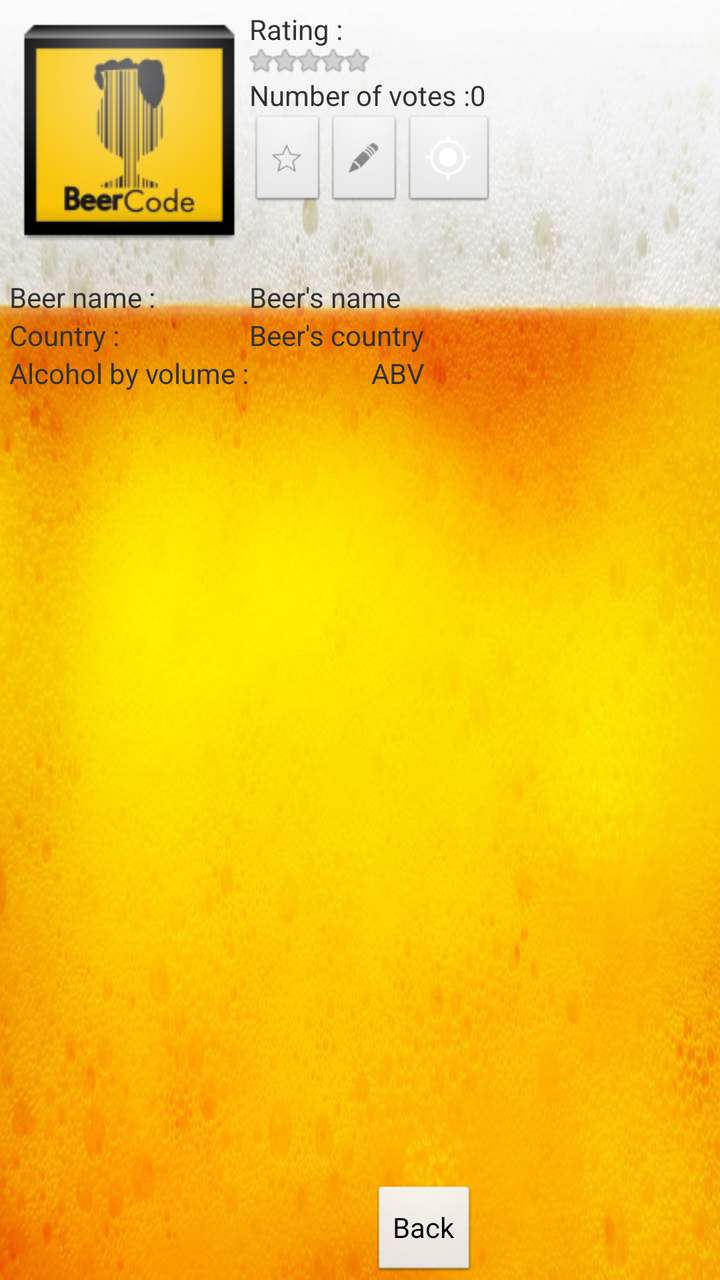
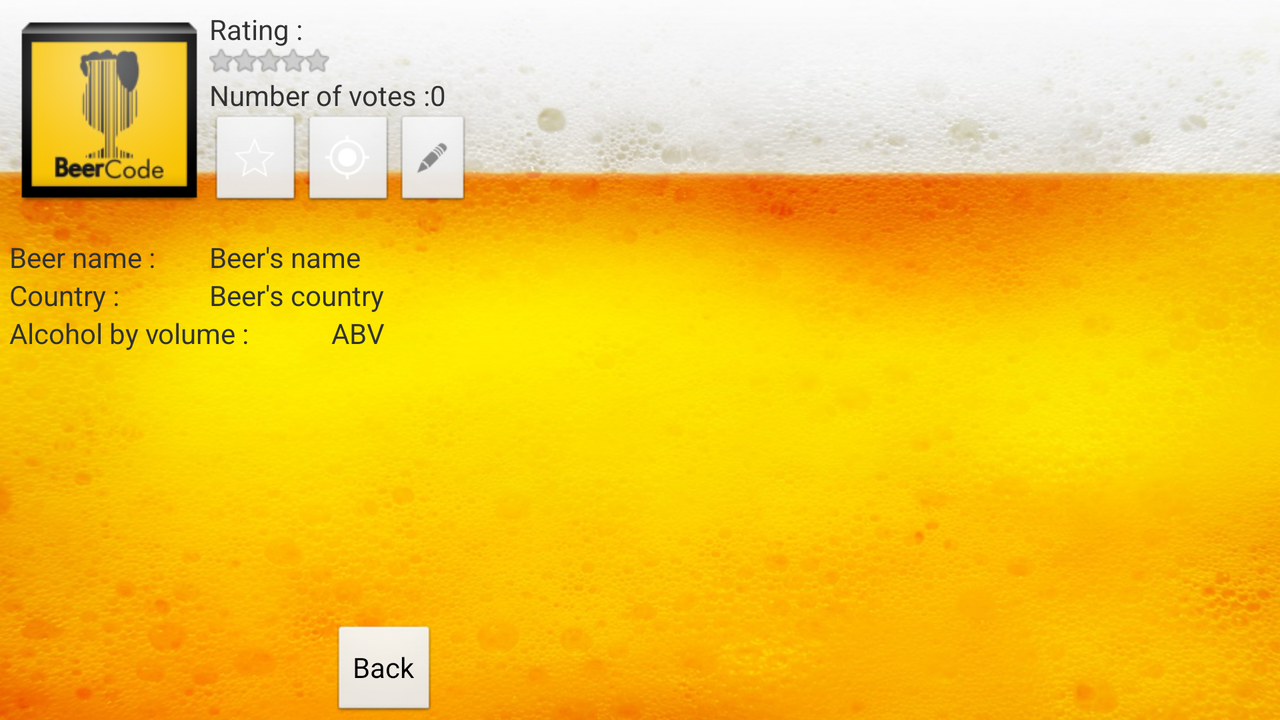

Compare how this app lays out the same screen by default and in its alternative resource folder. The renders come first, then the two layout files and the values they reference.
<!-- AndroidManifest.xml: application theme AppTheme -->
<!-- res/layout/activity_affichage_biere.xml -->
<RelativeLayout xmlns:android="http://schemas.android.com/apk/res/android"
    xmlns:tools="http://schemas.android.com/tools"
    android:layout_width="match_parent"
    android:layout_height="match_parent"
    android:paddingBottom="@dimen/activity_vertical_margin"
    android:paddingLeft="@dimen/activity_horizontal_margin"
    android:paddingRight="@dimen/activity_horizontal_margin"
    android:paddingTop="@dimen/activity_vertical_margin"
    tools:context=".AffichageBiere" >

    <TextView
        android:id="@+id/ABV"
        android:layout_width="wrap_content"
        android:layout_height="wrap_content"
        android:layout_alignBaseline="@+id/tvABV"
        android:layout_alignBottom="@+id/tvABV"
        android:layout_alignRight="@+id/BeerCountry"
        android:text="ABV" />

    <ImageView
        android:id="@+id/BeerPicture"
        android:layout_width="120dip"
        android:layout_height="120dip"
        android:layout_alignParentLeft="true"
        android:layout_alignParentTop="true"
        android:layout_marginLeft="5dp"
        android:layout_marginTop="5dp"
        android:src="@drawable/ic_launcher" />

    <TextView
        android:id="@+id/BeerCountry"
        android:layout_width="wrap_content"
        android:layout_height="wrap_content"
        android:layout_above="@+id/tvABV"
        android:layout_toRightOf="@+id/BeerPicture"
        android:text="Beer's country" />

    <ListView
        android:id="@+id/listComments"
        android:layout_width="match_parent"
        android:layout_height="wrap_content"
        android:layout_alignLeft="@+id/tvABV"
        android:layout_below="@+id/ABV"
        android:layout_marginBottom="45dp" >
    </ListView>

    <Button
        android:id="@+id/btBack"
        android:layout_width="wrap_content"
        android:layout_height="wrap_content"
        android:layout_alignLeft="@+id/ABV"
        android:layout_alignParentBottom="true"
        android:text="@string/Back" />

    <TextView
        android:id="@+id/NbVotes"
        android:layout_width="wrap_content"
        android:layout_height="wrap_content"
        android:layout_alignBaseline="@+id/tvNbVotes"
        android:layout_alignBottom="@+id/tvNbVotes"
        android:layout_toRightOf="@+id/tvNbVotes"
        android:text="0" />

    <TextView
        android:id="@+id/tvBeerName"
        android:layout_width="wrap_content"
        android:layout_height="wrap_content"
        android:layout_alignLeft="@+id/BeerPicture"
        android:layout_below="@+id/BeerPicture"
        android:layout_marginTop="14dp"
        android:text="@string/BeerName" />

    <TextView
        android:id="@+id/Beername"
        android:layout_width="wrap_content"
        android:layout_height="wrap_content"
        android:layout_above="@+id/tvCountry"
        android:layout_toRightOf="@+id/BeerPicture"
        android:text="Beer&apos;s name" />

    <TextView
        android:id="@+id/tvCountry"
        android:layout_width="wrap_content"
        android:layout_height="wrap_content"
        android:layout_alignLeft="@+id/tvBeerName"
        android:layout_below="@+id/tvBeerName"
        android:text="@string/Country" />

    <TextView
        android:id="@+id/tvABV"
        android:layout_width="wrap_content"
        android:layout_height="wrap_content"
        android:layout_alignLeft="@+id/tvCountry"
        android:layout_below="@+id/tvCountry"
        android:text="@string/ABV" />

    <TextView
        android:id="@+id/tvRating"
        android:layout_width="wrap_content"
        android:layout_height="wrap_content"
        android:layout_alignTop="@+id/BeerPicture"
        android:layout_toRightOf="@+id/BeerPicture"
        android:text="@string/Rating" />

    <RatingBar
        android:id="@+id/ratingBeer"
        style="?android:attr/ratingBarStyleSmall"
        android:layout_width="wrap_content"
        android:layout_height="wrap_content"
        android:layout_below="@+id/tvRating"
        android:layout_toRightOf="@+id/BeerPicture" />

    <TextView
        android:id="@+id/tvNbVotes"
        android:layout_width="wrap_content"
        android:layout_height="wrap_content"
        android:layout_below="@+id/ratingBeer"
        android:layout_toRightOf="@+id/BeerPicture"
        android:text="@string/NbVotes" />

    <ImageButton
        android:id="@+id/imageFavoris"
        android:layout_width="wrap_content"
        android:layout_height="wrap_content"
        android:layout_alignLeft="@+id/tvNbVotes"
        android:layout_alignTop="@+id/imageLocalisation"
        android:src="@drawable/ic_stat_favoritefalse" />

    <ImageButton
        android:id="@+id/imageNote"
        android:layout_width="wrap_content"
        android:layout_height="wrap_content"
        android:layout_alignTop="@+id/imageLocalisation"
        android:layout_toRightOf="@+id/imageFavoris"
        android:src="@drawable/ic_stat_note" />

    <ImageButton
        android:id="@+id/imageLocalisation"
        android:layout_width="wrap_content"
        android:layout_height="wrap_content"
        android:layout_below="@+id/NbVotes"
        android:layout_toRightOf="@+id/imageNote"
        android:src="@drawable/ic_tab_location" />

</RelativeLayout>
<!-- resources referenced by this layout -->
<resources>
  <!-- drawable ic_launcher: png bitmap (drawable-hdpi, 8706 bytes) -->
  <!-- drawable ic_stat_favoritefalse: png bitmap (drawable-hdpi, 985 bytes) -->
  <!-- drawable ic_stat_note: png bitmap (drawable-hdpi, 1078 bytes) -->
  <!-- drawable ic_tab_location: png bitmap (drawable-hdpi, 1139 bytes) -->
  <string name="ABV">Alcohol by volume :</string>
  <string name="Back">Back</string>
  <string name="BeerName">Beer name :</string>
  <string name="Country">Country :</string>
  <string name="NbVotes">Number of votes :</string>
  <string name="Rating">Rating :</string>
  <style name="AppTheme" parent="AppBaseTheme">
          
      	<item name="android:windowBackground">@drawable/mousse</item>
      </style>
  <style name="AppBaseTheme" parent="android:Theme.Light">
          
      </style>
  <!-- drawable mousse: png bitmap (drawable, 169194 bytes) -->
</resources>
<!-- res/layout-land/activity_affichage_biere.xml (the author's variant of the layout above) -->
<!-- drawn on the phone turned sideways -->
<RelativeLayout xmlns:android="http://schemas.android.com/apk/res/android"
    xmlns:tools="http://schemas.android.com/tools"
    android:layout_width="match_parent"
    android:layout_height="match_parent"
    android:paddingBottom="@dimen/activity_vertical_margin"
    android:paddingLeft="@dimen/activity_horizontal_margin"
    android:paddingRight="@dimen/activity_horizontal_margin"
    android:paddingTop="@dimen/activity_vertical_margin"
    tools:context=".AffichageBiere" >

    <TextView
        android:id="@+id/ABV"
        android:layout_width="wrap_content"
        android:layout_height="wrap_content"
        android:layout_alignBaseline="@+id/tvABV"
        android:layout_alignBottom="@+id/tvABV"
        android:layout_alignRight="@+id/BeerCountry"
        android:text="ABV" />

    <ImageView
        android:id="@+id/BeerPicture"
        android:layout_width="100dip"
        android:layout_height="100dip"
        android:layout_alignParentLeft="true"
        android:layout_alignParentTop="true"
        android:layout_marginLeft="5dp"
        android:layout_marginTop="5dp"
        android:src="@drawable/ic_launcher" />

    <TextView
        android:id="@+id/BeerCountry"
        android:layout_width="wrap_content"
        android:layout_height="wrap_content"
        android:layout_above="@+id/tvABV"
        android:layout_toRightOf="@+id/BeerPicture"
        android:text="Beer's country" />

    <Button
        android:id="@+id/btBack"
        android:layout_width="wrap_content"
        android:layout_height="wrap_content"
        android:layout_alignLeft="@+id/ABV"
        android:layout_alignParentBottom="true"
        android:text="@string/Back" />

    <TextView
        android:id="@+id/NbVotes"
        android:layout_width="wrap_content"
        android:layout_height="wrap_content"
        android:layout_alignBaseline="@+id/tvNbVotes"
        android:layout_alignBottom="@+id/tvNbVotes"
        android:layout_toRightOf="@+id/tvNbVotes"
        android:text="0" />

    <TextView
        android:id="@+id/tvBeerName"
        android:layout_width="wrap_content"
        android:layout_height="wrap_content"
        android:layout_alignLeft="@+id/BeerPicture"
        android:layout_below="@+id/BeerPicture"
        android:layout_marginTop="14dp"
        android:text="@string/BeerName" />

    <TextView
        android:id="@+id/Beername"
        android:layout_width="wrap_content"
        android:layout_height="wrap_content"
        android:layout_above="@+id/tvCountry"
        android:layout_toRightOf="@+id/BeerPicture"
        android:text="Beer&apos;s name" />

    <TextView
        android:id="@+id/tvCountry"
        android:layout_width="wrap_content"
        android:layout_height="wrap_content"
        android:layout_alignLeft="@+id/tvBeerName"
        android:layout_below="@+id/tvBeerName"
        android:text="@string/Country" />

    <TextView
        android:id="@+id/tvABV"
        android:layout_width="wrap_content"
        android:layout_height="wrap_content"
        android:layout_alignLeft="@+id/tvCountry"
        android:layout_below="@+id/tvCountry"
        android:text="@string/ABV" />

    <TextView
        android:id="@+id/tvRating"
        android:layout_width="wrap_content"
        android:layout_height="wrap_content"
        android:layout_alignTop="@+id/BeerPicture"
        android:layout_toRightOf="@+id/BeerPicture"
        android:text="@string/Rating" />

    <RatingBar
        android:id="@+id/ratingBeer"
        style="?android:attr/ratingBarStyleSmall"
        android:layout_width="wrap_content"
        android:layout_height="wrap_content"
        android:layout_below="@+id/tvRating"
        android:layout_toRightOf="@+id/BeerPicture" />

    <TextView
        android:id="@+id/tvNbVotes"
        android:layout_width="wrap_content"
        android:layout_height="wrap_content"
        android:layout_below="@+id/ratingBeer"
        android:layout_toRightOf="@+id/BeerPicture"
        android:text="@string/NbVotes" />

    <ImageButton
        android:id="@+id/imageButton2"
        android:layout_width="wrap_content"
        android:layout_height="wrap_content"
        android:layout_alignLeft="@+id/tvNbVotes"
        android:layout_alignTop="@+id/imageButton1"
        android:src="@drawable/ic_stat_favorite" />

    <ImageButton
        android:id="@+id/imageButton1"
        android:layout_width="wrap_content"
        android:layout_height="wrap_content"
        android:layout_below="@+id/tvNbVotes"
        android:layout_toRightOf="@+id/imageButton2"
        android:src="@drawable/ic_tab_location" />

    <ImageButton
        android:id="@+id/imageButton3"
        android:layout_width="wrap_content"
        android:layout_height="wrap_content"
        android:layout_alignTop="@+id/imageButton1"
        android:layout_toRightOf="@+id/imageButton1"
        android:src="@drawable/ic_stat_note" />

    <ListView
        android:id="@+id/listComments"
        android:layout_width="match_parent"
        android:layout_height="wrap_content"
        android:layout_alignBottom="@+id/btBack"
        android:layout_alignParentRight="true"
        android:layout_toRightOf="@+id/imageButton3" >

    </ListView>

</RelativeLayout>
<!-- resources referenced by the variant -->
<!-- as the phone turned sideways resolves them -->
<resources>
  <!-- drawable ic_launcher: png bitmap (drawable-hdpi, 8706 bytes) -->
  <!-- drawable ic_stat_favorite: png bitmap (drawable-hdpi-v11, 592 bytes) -->
  <!-- drawable ic_stat_note: png bitmap (drawable-hdpi, 1078 bytes) -->
  <!-- drawable ic_tab_location: png bitmap (drawable-hdpi, 1139 bytes) -->
  <string name="ABV">Alcohol by volume :</string>
  <string name="Back">Back</string>
  <string name="BeerName">Beer name :</string>
  <string name="Country">Country :</string>
  <string name="NbVotes">Number of votes :</string>
  <string name="Rating">Rating :</string>
  <style name="AppTheme" parent="AppBaseTheme">
          
      	<item name="android:windowBackground">@drawable/mousse</item>
      </style>
  <style name="AppBaseTheme" parent="android:Theme.Light">
          
      </style>
  <!-- drawable mousse: png bitmap (drawable, 169194 bytes) -->
</resources>
